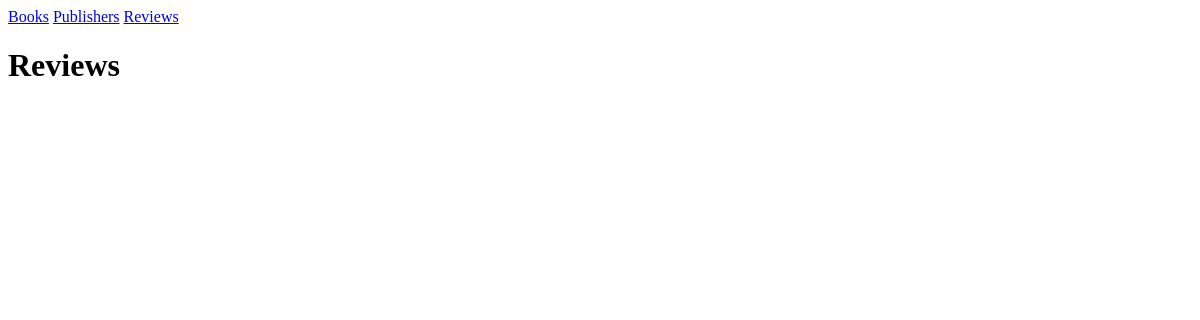
The page /reviews/ on the database as committed earlier.
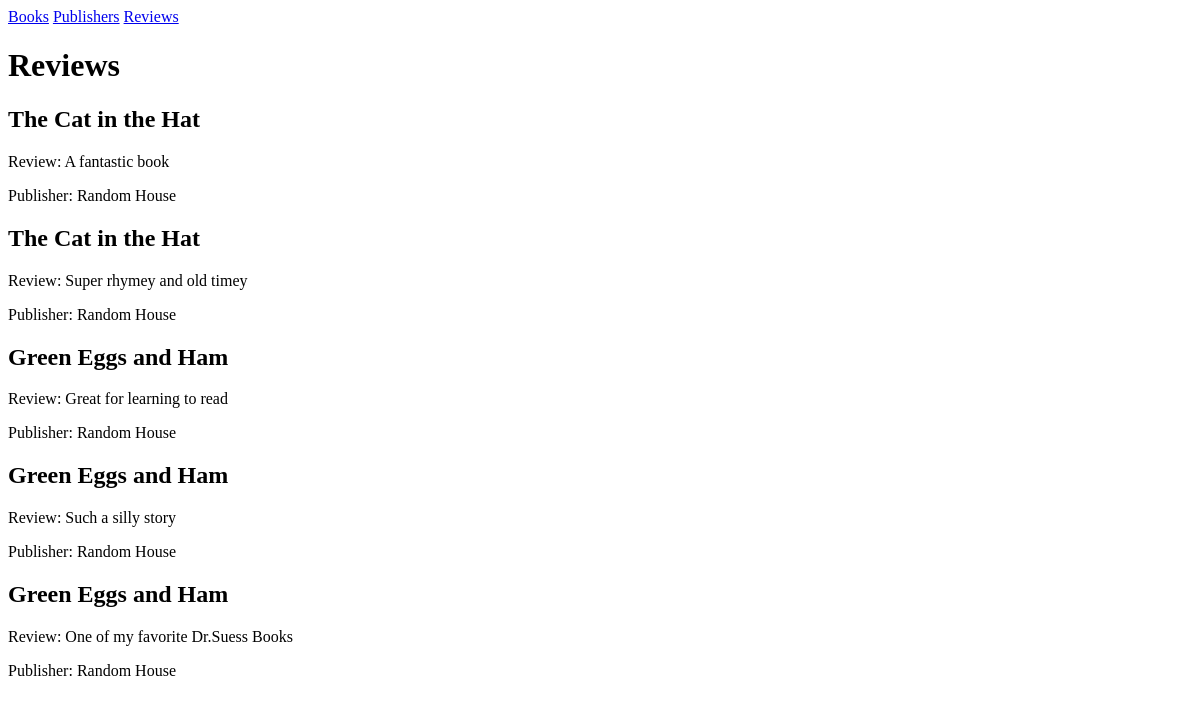
The same page on the database as committed later.
### catalog/models.py (models this page shows, shortened)
class Review(models.Model):
    body = models.TextField()
    book = models.ForeignKey(
            Book,
            on_delete=models.CASCADE
    )

class Book(models.Model):
    title = models.CharField(max_length=200)
    page_count = models.IntegerField()
    publisher = models.ForeignKey(
        Publisher,
        on_delete=models.CASCADE
    )

class Publisher(models.Model):
    name = models.CharField(max_length=200)

### catalog/views.py (the view)
# urls.py: path("reviews/", views.ReviewListView.as_view(), name="review_list"),
class ReviewListView(ListView):
    model = Review
    template_name = "review_list.html"
    context_object_name = "reviews"

### templates/review_list.html
{% extends 'base.html' %}
{% block content %}
    <h1>Reviews</h1>
    {% for review in reviews %}
        <h2>{{ review.book.title }}</h2>
        <p>Review: {{ review.body }}</p>
        <p>Publisher: {{ review.book.publisher.name }}</p>
    {% endfor %}
{% endblock %}

Rows that differ between the two databases and show on the page:
added Review: book "The Cat in the Hat", body "A fantastic book", book.publisher.name "Random House"
added Review: book "The Cat in the Hat", body "Super rhymey and old timey", book.publisher.name "Random House"
added Review: book "Green Eggs and Ham", body "Great for learning to read", book.publisher.name "Random House"
added Review: book "Green Eggs and Ham", body "Such a silly story", book.publisher.name "Random House"
added Review: book "Green Eggs and Ham", body "One of my favorite Dr.Suess Books", book.publisher.name "Random House"
